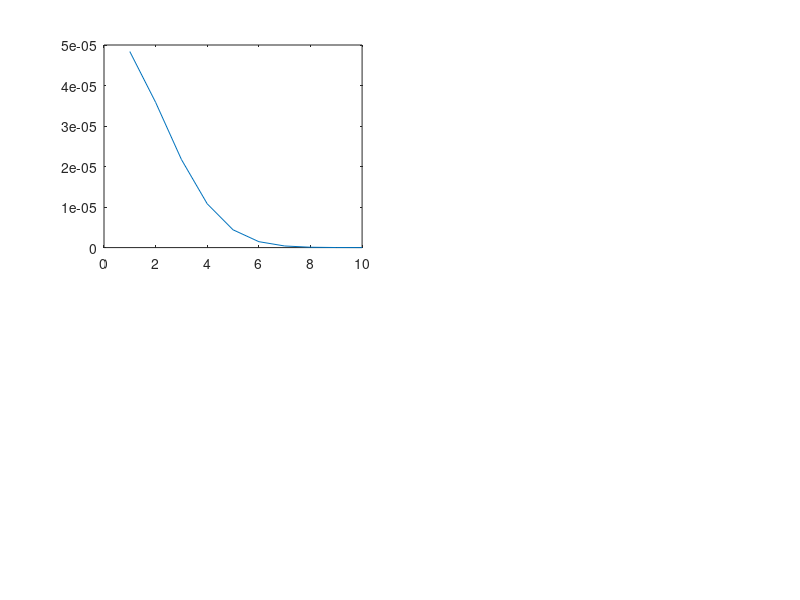

Source code (MATLAB):
#Proyecto de teor�a electromagn�tica
printf("hola puto");
printf("guenas");

r = 10;
q = 9;
alp = 10;
epsilon = -1.87e+04;

for x=1:r
  x = 1:1:r;
  disp("Numero x"),disp(x)
  y = (-exp(-x.^2/alp))/epsilon;
  subplot(2,2,1)
  plot(x,y)
  disp ("valor funcion"),disp(y)
  
endfor
  

  